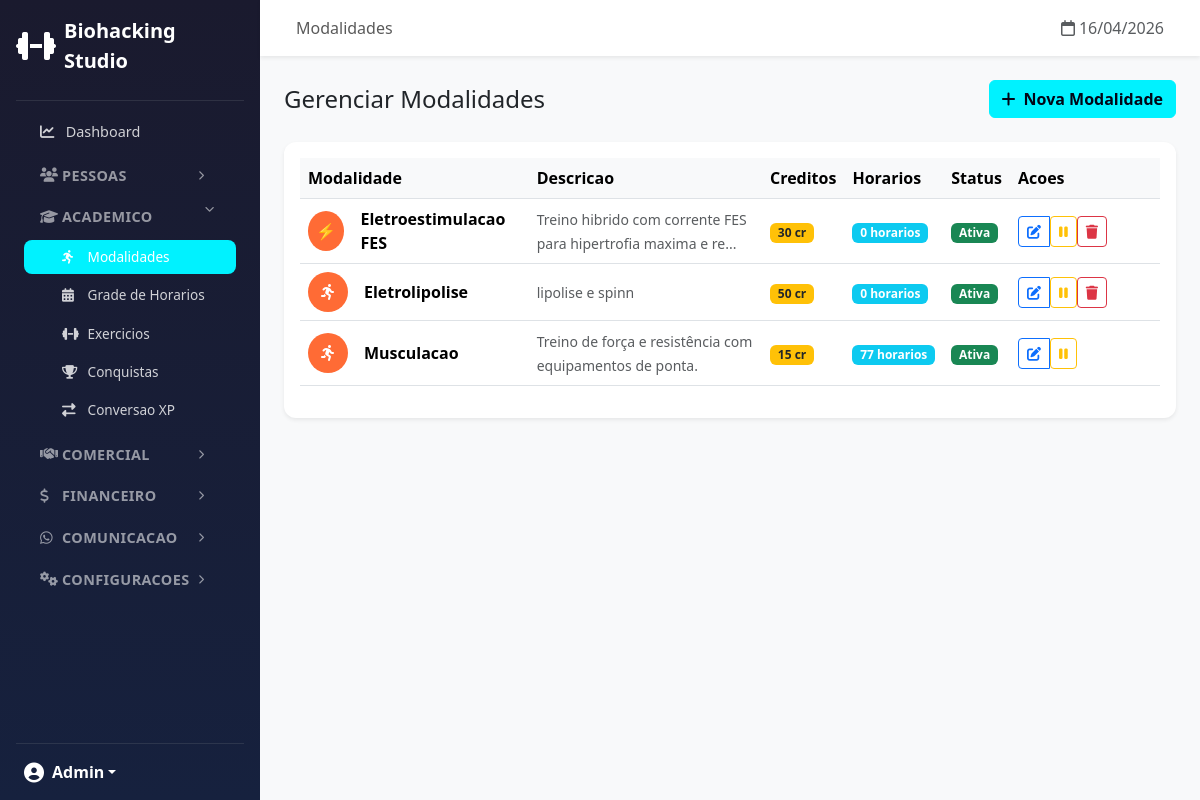
The app's page /admin/modalities/ (signed in), older data.
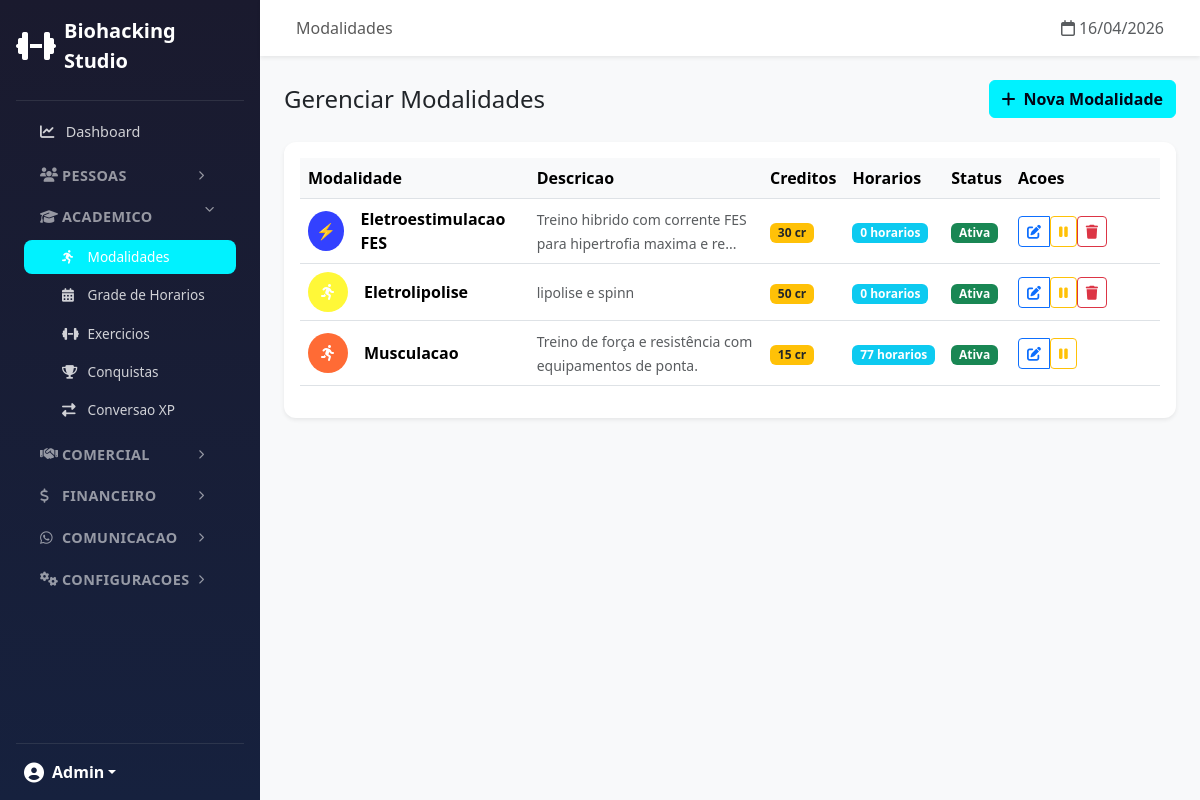
The same page, newer data.
### app/models/user.py (models this page shows, shortened)
class User(UserMixin, db.Model):
    __tablename__ = 'users'
    id = db.Column(db.Integer, primary_key=True)
    name = db.Column(db.String(100), nullable=False)
    email = db.Column(db.String(120), unique=True, nullable=False)
    phone = db.Column(db.String(20), nullable=False)
    password_hash = db.Column(db.String(256), nullable=False)
    cpf = db.Column(db.String(14), nullable=True)  # Formato: 123.456.789-00
    gender = db.Column(db.Enum(Gender), nullable=True)
    role = db.Column(db.String(20), default='student')
    xp = db.Column(db.Integer, default=0)  # XP total historico (para ranking)
    level = db.Column(db.Integer, default=1)
    xp_available = db.Column(db.Integer, default=0)  # XP disponivel para conversao (janela 3 meses)
    credits_balance = db.Column(db.Integer, default=0)  # Total de creditos ativos (wallets)
    face_encoding = db.Column(db.LargeBinary, nullable=True)
    face_encoding_version = db.Column(db.String(10), default='v1')
    face_registered_at = db.Column(db.DateTime, nullable=True)
    face_last_recognized = db.Column(db.DateTime, nullable=True)
    face_confidence_threshold = db.Column(db.Float, default=0.6)
    photo_url = db.Column(db.String(255))
    referral_code = db.Column(db.String(12), unique=True, nullable=True)
    professional_type = db.Column(db.Enum(ProfessionalType), nullable=True)
    base_commission_rate = db.Column(db.Numeric(5, 2), nullable=True)
    is_active = db.Column(db.Boolean, default=True)
    created_at = db.Column(db.DateTime, default=datetime.utcnow)
    updated_at = db.Column(db.DateTime, default=datetime.utcnow, onupdate=datetime.utcnow)
    last_login = db.Column(db.DateTime)

### app/models/modality.py (models this page shows, shortened)
class Modality(db.Model):
    __tablename__ = 'modalities'
    id = db.Column(db.Integer, primary_key=True)
    name = db.Column(db.String(100), nullable=False)
    description = db.Column(db.Text)
    color = db.Column(db.String(7), default='#FF6B35')
    icon = db.Column(db.String(50))  # Emoji ou FontAwesome
    is_active = db.Column(db.Boolean, default=True)
    credits_cost = db.Column(db.Integer, default=1, nullable=False)
    default_duration = db.Column(db.Integer, default=60, nullable=False) # em minutos
    is_featured = db.Column(db.Boolean, default=False)  # Destaque na landing page
    requires_gender_segregation = db.Column(db.Boolean, default=False)
    created_at = db.Column(db.DateTime, default=datetime.utcnow)
    updated_at = db.Column(db.DateTime, default=datetime.utcnow, onupdate=datetime.utcnow)
    schedules = db.relationship('ClassSchedule', backref='modality', lazy=True)

### app/routes/admin/modalities.py (the view)
@modalities_bp.route('/')
@login_required
@admin_required
def list_modalities():
    modalities = Modality.query.order_by(Modality.name).all()
    return render_template('admin/modalities/list.html', modalities=modalities)

### app/models/notification.py (called while the page is built)
    @classmethod
    def get_unread_count(cls, user_id):
        return cls.query.filter_by(user_id=user_id, is_read=False).count()

### app/routes/admin/dashboard.py (called while the page is built)
def admin_required(f):
    @wraps(f)
    def decorated_function(*args, **kwargs):
        if not current_user.is_authenticated or current_user.role != 'admin':
            abort(403)
        return f(*args, **kwargs)
    return decorated_function

### app/templates/admin/modalities/list.html (shortened to what this page needs)
{% extends "admin/base.html" %}
{% block page_title %}Modalidades{% endblock %}
{% block content %}
<div class="d-flex justify-content-between align-items-center mb-4">
    <h4 class="mb-0">Gerenciar Modalidades</h4>
    <a href="{{ url_for('admin_modalities.create_modality') }}" class="btn btn-primary">
        <i class="fas fa-plus me-2"></i>Nova Modalidade
    </a>
</div>
<div class="card">
    <div class="card-body">
        {% if modalities %}
        <div class="table-responsive">
            <table class="table table-hover align-middle">
                <thead>
                    <tr>
                        <th>Modalidade</th>
                        <th>Descricao</th>
                        <th>Creditos</th>
                        <th>Horarios</th>
                        <th>Status</th>
                        <th style="width: 150px;">Acoes</th>
                    </tr>
                </thead>
                <tbody>
                    {% for modality in modalities %}
                    <tr class="{{ 'table-secondary' if not modality.is_active }}">
                        <td>
                            <div class="d-flex align-items-center">
                                <div class="rounded-circle me-3 d-flex align-items-center justify-content-center"
                                    style="width: 40px; height: 40px; background-color: {{ modality.color }};">
                                    {% if modality.icon %}
                                    <span class="text-white">{{ modality.icon }}</span>
                                    {% else %}
                                    <i class="fas fa-running text-white"></i>
                                    {% endif %}
                                </div>
                                <strong>{{ modality.name }}</strong>
                            </div>
                        </td>
                        <td>
                            <small class="text-muted">{{ modality.description[:60] if modality.description else '-' }}{{
                                '...' if modality.description and modality.description|length > 60 }}</small>
                        </td>
                        <td>
                            <span class="badge bg-warning text-dark">{{ modality.credits_cost }} cr</span>
                        </td>
                        <td>
                            <span class="badge bg-info">{{ modality.schedules|length }} horarios</span>
                        </td>
                        <td>
                            {% if modality.is_active %}
                            <span class="badge bg-success">Ativa</span>
                            {% else %}
                            <span class="badge bg-secondary">Inativa</span>
                            {% endif %}
                        </td>
                        <td>
                            <div class="btn-group">
                                <a href="{{ url_for('admin_modalities.edit_modality', id=modality.id) }}"
                                    class="btn btn-sm btn-outline-primary" title="Editar">
                                    <i class="fas fa-edit"></i>
                                </a>
                                <form action="{{ url_for('admin_modalities.toggle_modality', id=modality.id) }}"
                                    method="POST" class="d-inline">
                                    <button type="submit"
                                        class="btn btn-sm btn-outline-{{ 'warning' if modality.is_active else 'success' }}"
                                        title="{{ 'Desativar' if modality.is_active else 'Ativar' }}">
                                        <i class="fas fa-{{ 'pause' if modality.is_active else 'play' }}"></i>
                                    </button>
                                </form>
                                {% if not modality.schedules %}
                                <form action="{{ url_for('admin_modalities.delete_modality', id=modality.id) }}"
                                    method="POST" class="d-inline"
                                    onsubmit="return confirm('Tem certeza que deseja excluir esta modalidade?')">
                                    <button type="submit" class="btn btn-sm btn-outline-danger" title="Excluir">
                                        <i class="fas fa-trash"></i>
                                    </button>
                                </form>
                                {% endif %}
                            </div>
                        </td>
                    </tr>
                    {% endfor %}
                </tbody>
            </table>
        </div>
        {% endif %}
    </div>
</div>
{% endblock %}

### app/templates/admin/base.html (shortened to what this page needs)
{% extends "base.html" %}
{% block body %}
<div class="d-flex">
    <nav class="sidebar sidebar-desktop d-flex flex-column p-3">
        <a href="{{ url_for('admin.dashboard') }}"
            class="d-flex align-items-center mb-3 text-white text-decoration-none">
            <i class="fas fa-dumbbell fa-2x me-2"></i>
            <span class="fs-5 fw-bold">Biohacking Studio</span>
        </a>
        <hr class="border-secondary my-2">
        {% include "admin/_sidebar_nav.html" %}
    </nav>
    <main class="main-content flex-grow-1">
        <nav class="navbar navbar-light bg-white shadow-sm px-4 d-none d-lg-flex">
            <div class="container-fluid">
                <span class="navbar-text fw-medium">
                    {% block page_title %}Dashboard{% endblock %}
                </span>
                <span class="text-muted">
                    <i class="far fa-calendar me-1"></i>{{ now().strftime('%d/%m/%Y') }}
                </span>
            </div>
        </nav>
        <div class="p-3 p-lg-4">
            {% block content %}{% endblock %}
        </div>
    </main>
</div>
{% endblock %}

### app/templates/base.html (shortened to what this page needs)
<!DOCTYPE html>
<html lang="pt-BR">
<head>
    <link href="https://cdn.jsdelivr.net/npm/bootstrap@5.3.2/dist/css/bootstrap.min.css" rel="stylesheet">
    <link rel="stylesheet" href="https://cdnjs.cloudflare.com/ajax/libs/font-awesome/6.5.1/css/all.min.css">
</head>
<body>
    {% block body %}{% endblock %}
</body>
</html>

### app/templates/admin/_sidebar_nav.html (shortened to what this page needs)
{% set ep = request.endpoint or '' %}
{% set grp_pessoas   = 'users' in ep %}
{% set grp_academico = 'modalities' in ep or 'schedules' in ep or 'exercises' in ep or 'achievements' in ep or 'conversion_rules' in ep %}
{% set grp_comercial = 'crm' in ep or 'packages' in ep %}
{% set grp_financeiro= 'payments' in ep or 'expenses' in ep or 'split' in ep %}
{% set grp_comunic   = ('whatsapp' in ep and 'megaapi' not in ep) %}
{% set grp_config    = 'megaapi' in ep or 'nupay' in ep or ('settings' in ep and 'megaapi' not in ep) or 'lgpd' in ep or 'maintenance' in ep or ep == 'admin_schedules.gender_management' %}
<ul class="nav nav-pills flex-column mb-auto sidebar-nav">
    <li class="nav-item">
        <a href="{{ url_for('admin.dashboard') }}"
           class="nav-link {% if ep == 'admin.dashboard' %}active{% endif %}">
            <i class="fas fa-chart-line"></i> Dashboard
        </a>
    </li>
    <li class="nav-item nav-group">
        <a class="nav-link nav-group-toggle {% if grp_pessoas %}open{% endif %}"
           data-bs-toggle="collapse" href="#grpPessoas" role="button"
           aria-expanded="{{ 'true' if grp_pessoas else 'false' }}">
            <i class="fas fa-users"></i> Pessoas
            <i class="fas fa-chevron-right nav-arrow"></i>
        </a>
    </li>
    <li class="nav-item nav-group">
        <a class="nav-link nav-group-toggle {% if grp_academico %}open{% endif %}"
           data-bs-toggle="collapse" href="#grpAcademico" role="button"
           aria-expanded="{{ 'true' if grp_academico else 'false' }}">
            <i class="fas fa-graduation-cap"></i> Academico
            <i class="fas fa-chevron-right nav-arrow"></i>
        </a>
        <div class="collapse {% if grp_academico %}show{% endif %}" id="grpAcademico">
            <ul class="nav flex-column nav-sub">
                <li><a href="{{ url_for('admin_modalities.list_modalities') }}"
                       class="nav-link {% if 'modalities' in ep %}active{% endif %}">
                    <i class="fas fa-running"></i> Modalidades
                </a></li>
                <li><a href="{{ url_for('admin_schedules.list_schedules') }}"
                       class="nav-link {% if 'schedules' in ep and ep != 'admin_schedules.gender_management' %}active{% endif %}">
                    <i class="fas fa-calendar-alt"></i> Grade de Horarios
                </a></li>
                <li><a href="{{ url_for('admin_exercises.list_exercises') }}"
                       class="nav-link {% if 'exercises' in ep %}active{% endif %}">
                    <i class="fas fa-dumbbell"></i> Exercicios
                </a></li>
                <li><a href="{{ url_for('admin_achievements.list_achievements') }}"
                       class="nav-link {% if 'achievements' in ep %}active{% endif %}">
                    <i class="fas fa-trophy"></i> Conquistas
                </a></li>
                <li><a href="{{ url_for('admin_conversion_rules.list_rules') }}"
                       class="nav-link {% if 'conversion_rules' in ep %}active{% endif %}">
                    <i class="fas fa-exchange-alt"></i> Conversao XP
                </a></li>
            </ul>
        </div>
    </li>
    <li class="nav-item nav-group">
        <a class="nav-link nav-group-toggle {% if grp_comercial %}open{% endif %}"
           data-bs-toggle="collapse" href="#grpComercial" role="button"
           aria-expanded="{{ 'true' if grp_comercial else 'false' }}">
            <i class="fas fa-handshake"></i> Comercial
            <i class="fas fa-chevron-right nav-arrow"></i>
        </a>
    </li>
    <li class="nav-item nav-group">
        <a class="nav-link nav-group-toggle {% if grp_financeiro %}open{% endif %}"
           data-bs-toggle="collapse" href="#grpFinanceiro" role="button"
           aria-expanded="{{ 'true' if grp_financeiro else 'false' }}">
            <i class="fas fa-dollar-sign"></i> Financeiro
            <i class="fas fa-chevron-right nav-arrow"></i>
        </a>
    </li>
    <li class="nav-item nav-group">
        <a class="nav-link nav-group-toggle {% if grp_comunic %}open{% endif %}"
           data-bs-toggle="collapse" href="#grpComunic" role="button"
           aria-expanded="{{ 'true' if grp_comunic else 'false' }}">
            <i class="fab fa-whatsapp"></i> Comunicacao
            <i class="fas fa-chevron-right nav-arrow"></i>
        </a>
    </li>
    <li class="nav-item nav-group">
        <a class="nav-link nav-group-toggle {% if grp_config %}open{% endif %}"
           data-bs-toggle="collapse" href="#grpConfig" role="button"
           aria-expanded="{{ 'true' if grp_config else 'false' }}">
            <i class="fas fa-cogs"></i> Configuracoes
            <i class="fas fa-chevron-right nav-arrow"></i>
        </a>
    </li>
</ul>
<hr class="border-secondary">
<div class="dropdown px-2">
    <a href="#" class="d-flex align-items-center text-white text-decoration-none dropdown-toggle"
        data-bs-toggle="dropdown">
        <i class="fas fa-user-circle fa-lg me-2"></i>
        <strong>{{ current_user.name.split()[0] }}</strong>
    </a>
</div>

### app/templates/admin/base.html (style rules this page uses)
.sidebar { min-height: 100vh; background: linear-gradient(180deg, #1a1a2e 0%, #16213e 100%); width: 260px; overflow-y: auto; }
.sidebar .nav-link { color: rgba(255, 255, 255, 0.8); padding: 10px 16px; border-radius: 8px; margin: 2px 8px; transition: all 0.3s; font-size: 0.9rem; }
.sidebar .nav-link.active { background: var(--primary-color); color: #fff; }
.sidebar .nav-link i { width: 22px; }
.nav-group-toggle { display: flex; align-items: center; cursor: pointer; font-weight: 600; font-size: 0.82rem; text-transform: uppercase; letter-spacing: 0.4px; color: rgba(255,255,255,0.55) !important; padding: 8px 16px !important; margin-top: 6px; }
.nav-group-toggle .nav-arrow { margin-left: auto; font-size: 0.6rem; transition: transform 0.25s ease; }
.nav-group-toggle[aria-expanded="true"] .nav-arrow, .nav-group-toggle.open .nav-arrow { transform: rotate(90deg); }
.nav-sub { padding: 0 0 4px 0; }
.nav-sub .nav-link { padding: 7px 16px 7px 38px !important; font-size: 0.85rem; }
.main-content { background-color: #f8f9fa; min-height: 100vh; }
.card { border: none; box-shadow: 0 0.125rem 0.25rem rgba(0, 0, 0, 0.075); border-radius: 12px; }
.table th { font-weight: 600; background-color: #f8f9fa; }

### app/templates/base.html (style rules this page uses)
:root { --primary-color: #00f2ff; --secondary-color: #0f172a; --text-dark: #020617; }
body { min-height: 100vh; display: flex; flex-direction: column; }
.btn-primary { background-color: var(--primary-color); border-color: var(--primary-color); color: var(--text-dark) !important; font-weight: 600; }
main { flex: 1; }

Row changes from the older to the newer data that the page shows:
changed Modality "Eletroestimulacao FES": color "#ff6b35" → "#3341ff" (drawn)
changed Modality "Eletrolipolise": color "#ff6b35" → "#fff838" (drawn)
